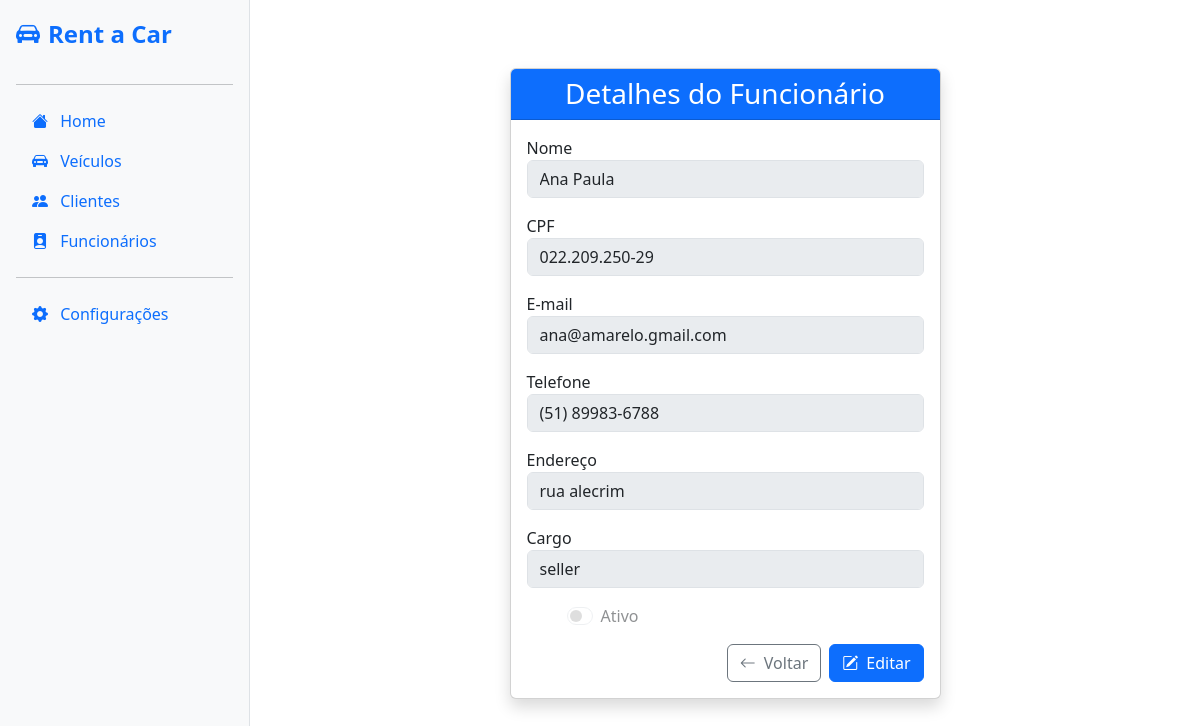
/employee/1/, run on the app's committed database.
### employee/models.py (models this page shows, shortened)
class Employee(models.Model):
    name = models.CharField(max_length=255, verbose_name="Nome")
    cpf = models.CharField(max_length=11, unique=True, verbose_name="CPF")
    email = models.EmailField(verbose_name="E-mail")
    address = models.TextField(blank=True, null=True, verbose_name="Endereço")
    phone = models.CharField(max_length=11, verbose_name="Telefone")
    active = models.BooleanField(default=True, verbose_name="Ativo")
    position = models.CharField(
        max_length=20, choices=POSITIONS_CHOICES, default='')
    class Meta:
        verbose_name = "Funcionario"
        verbose_name_plural = "Funcionarios"
    @property
    def cpf_formatado(self):
        cpf = self.cpf
        return f"{cpf[:3]}.{cpf[3:6]}.{cpf[6:9]}-{cpf[9:]}"
    @property
    def phone_formatado(self):
        if len(self.phone) == 11:
            ddd = self.phone[:2]
            parte1 = self.phone[2:7]
            parte2 = self.phone[7:]
            return f"({ddd}) {parte1}-{parte2}"
        return self.phone  # se não tiver 11 dígitos, retorna como está

### employee/views.py (the view)
# urls.py: path('<int:id>/', views.employee_detail, name='employee_detail'),
def employee_detail(request, id):
    employee = get_object_or_404(Employee, id=id)
    active_reservations = employee.reservations.filter(status='active')
    has_active_reservations = active_reservations.exists()
    return render(request, 'employees/detail.html', {
        'employee': employee,
        'active_reservations': active_reservations,
        'has_active_reservations': has_active_reservations,
    })

### employee/templates/employees/detail.html (shortened to what this page needs)
{% extends "base/base.html" %}
{% block content %}
<div class="container mt-5">
  <div class="row justify-content-center">
    <div class="col-md-8 col-lg-6">
      <div class="card shadow">
        <div class="card-header bg-primary text-white text-center">
          <h3 class="mb-0">Detalhes do Funcionário</h3>
        </div>
        <div class="card-body">
          <form>
            <div class="mb-3">
              <label for="id_name">Nome</label>
              <input type="text" id="id_name" class="form-control" value="{{ employee.name|title }}" disabled>
            </div>
            <div class="mb-3">
              <label for="id_cpf">CPF</label>
              <input type="text" id="id_cpf" class="form-control" value="{{ employee.cpf_formatado }}" disabled>
            </div>
            <div class="mb-3">
              <label for="id_email">E-mail</label>
              <input type="email" id="id_email" class="form-control" value="{{ employee.email }}" disabled>
            </div>
            <div class="mb-3">
              <label for="id_phone">Telefone</label>
              <input type="text" id="id_phone" class="form-control" value="{{ employee.phone_formatado }}" disabled>
            </div>
            <div class="mb-3">
              <label for="id_address">Endereço</label>
              <textarea id="id_address" class="form-control" rows="3" disabled>{{ employee.address|default:"Não informado" }}</textarea>
            </div>
            <div class="mb-3">
              <label for="id_address">Cargo</label>
              <textarea id="id_address" class="form-control" rows="3" disabled>{{ employee.position|default:"Não informado" }}</textarea>
            </div>
            <div class="form-check form-switch mb-3">
              <input class="form-check-input" type="checkbox" id="id_active" {% if employee.active %}checked{% endif %} disabled>
              <label class="form-check-label" for="id_active">Ativo</label>
            </div>
            <div class="d-flex justify-content-end gap-2 mt-3">
              <a href="{% url 'employee_list' %}" class="btn btn-outline-secondary d-flex align-items-center">
                <i class="bi bi-arrow-left me-2"></i> Voltar
              </a>
              <a href="{% url 'employee_update' employee.id %}" class="btn btn-primary d-flex align-items-center">
                <i class="bi bi-pencil-square me-2"></i> Editar
              </a>
            </div>
          </form>
        </div>
      </div>
    </div>
  </div>
</div>
{% endblock %}

### employee/templates/employees/detail.html (style rules this page uses)
input, textarea, select { width: 100%; padding: 8px 12px; border: 1px solid #d1d5db; border-radius: 8px; background-color: #fff; font-size: 1rem; box-sizing: border-box; transition: border-color 0.3s ease; }
textarea { height: 38px; resize: none; padding: 8px 12px; border: 1px solid #d1d5db; border-radius: 8px; background-color: #fff; font-size: 1rem; box-sizing: border-box; transition: border-color 0.3s ease; }
.form-check { display: flex; align-items: center; gap: 8px; margin-top: 8px; }
.form-check input[type="checkbox"] { width: auto; margin: 0; }

### data on the page
Employee: name "Ana Paula", cpf_formatado "022.209.250-29", email "ana@amarelo.gmail.com", phone_formatado "(51) 89983-6788", address "rua alecrim", position "seller"
